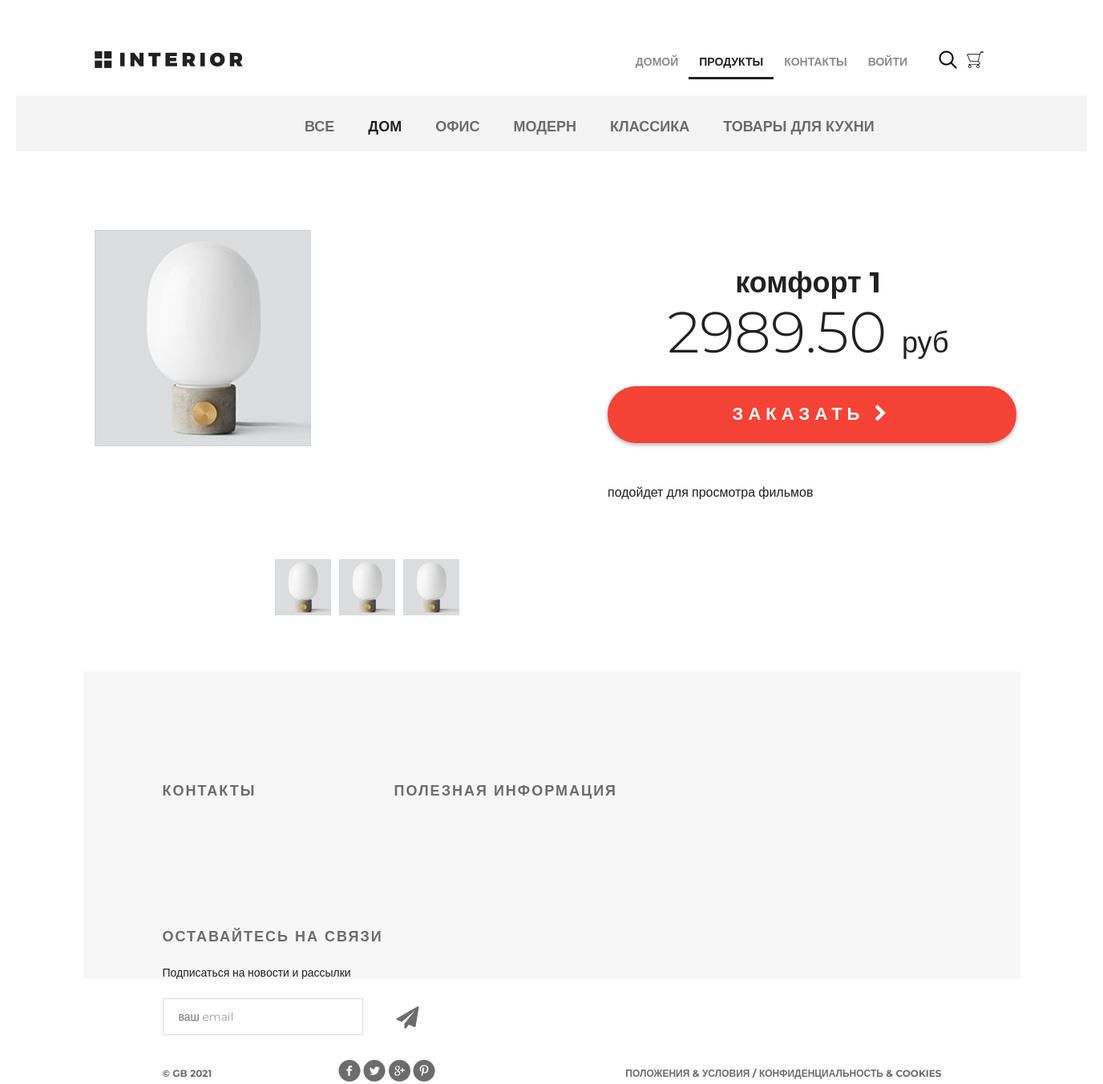
Page /products/product/1/ on the committed database.
### mainapp/models.py (models this page shows, shortened)
class ProductCategory(models.Model):
    id = models.AutoField(primary_key=True)
    name = models.CharField(verbose_name='название категории', max_length=64, unique=True)
    description = models.TextField(verbose_name='описание категории', blank=True)
    is_active = models.BooleanField(verbose_name='категория активна', default=True)

class Product(models.Model):
    id = models.AutoField(primary_key=True)
    category = models.ForeignKey(ProductCategory, on_delete=models.CASCADE)
    name = models.CharField(verbose_name='имя продукта', max_length=128)
    image = models.ImageField(upload_to='products_images', blank=True)
    short_desc = models.CharField(verbose_name='краткое описание продукта', max_length=60, blank=True)
    description = models.TextField(verbose_name='описание продукта', blank=True)
    price = models.DecimalField(verbose_name='цена продукта', max_digits=8, decimal_places=2, default=0)
    quantity = models.PositiveIntegerField(verbose_name='количество на складе', default=0)
    is_active = models.BooleanField(verbose_name='категория активна', default=True)

### mainapp/views.py (the view)
# urls.py: re_path(r'^product/(?P<pk>\d+)/$', mainapp.product, name='product'),
def product(request, pk):
    title = 'продукты'
    links_menu = ProductCategory.objects.filter(is_active=True)
    product = get_object_or_404(Product, pk=pk)
    content = {
        'title': title,
        'links_menu': links_menu,
        'product': product,
    }
    return render(request, 'mainapp/product.html', content)

### mainapp/context_processors.py (called while the page is built)
def basket(request):
    basket_list = []
    if request.user.is_authenticated:
        basket_list = Basket.get_items(user=request.user)
    return {
        'basket': basket_list
    }

### mainapp/templates/mainapp/product.html (shortened to what this page needs)
{% extends 'mainapp/base.html' %}
{% load static %}
{% block content %}
    <div class="details">
        <div class="links clearfix">
            {% include 'mainapp/includes/inc_categories_menu.html' %}
        </div>
        <div class="details-products">
            <div class="details-slider">
                <div class="slider-product">
                    <img src="/media/{{ product.image }}" alt="{{ product.short_desc }}">
                </div>
                <div class="slider-control">
                    <div class="block">
                        <a href="#"><img src="/media/{{ product.image }}" alt="вариант 1">
                        </a>
                    </div>
                    <div class="block">
                        <a href="#"><img src="/media/{{ product.image }}" alt="вариант 2">
                        </a>
                    </div>
                    <div class="block">
                        <a href="#"><img src="/media/{{ product.image }}" alt="вариант 3">
                        </a>
                    </div>
                </div>
            </div>
            <div class="description">
                <h3 class="big-bold">{{ product.name }}</h3>
                <br>
                <p class="price"> {{ product.price }} <span>руб</span></p>
                <a href="{% url 'basket:add' product.pk %}" class="red-button">
                    заказать
                    <i class="fa fa-chevron-right" aria-hidden="true"></i>
                </a>
                <div class="description-text">
                    {{ product.description }}
                </div>
            </div>
        </div>
    </div>
    <div class="clr"></div>
{% endblock %}

### mainapp/templates/mainapp/includes/inc_categories_menu.html
<ul class="links-menu">
    <li>
        <a href="{% url 'products:category' 0 %}" class="{% if request.resolver_match.kwargs.pk == 0 %}active{% endif %}">
            все
        </a>
    </li>
    {% for link in links_menu %}
        <li>
            <a href="{% url 'products:category' link.pk %}" class="{% if request.resolver_match.kwargs.pk|add:'0' == link.pk %}active{% endif %}">
                {{ link.name }}
            </a>
        </li>
    {% endfor %}
</ul>

### static/css/style.css (style rules this page uses)
* { margin: 0; padding: 0; }
body { font-family: 'Montserrat', sans-serif; }
html, body { height: 100%; }
.slider-control .block a img { width: 70px; }
.clr { height: 384px; }
.clearfix:after { content: ""; display: block; clear: both; }
.big-bold { color: #212121; font-size: 36px; font-weight: 700; text-align: left; margin-bottom: 24px; line-height: 36px; }
.links { height: 70px; background-color: #f4f4f4; position: relative; padding-left: 360px; }
.links-menu { margin: 27px auto 0px; position: absolute; }
.links-menu li { float: left; list-style-type: none; padding-right: 42px; }
.links-menu li a { text-decoration: none; color: #6c6c6c; font-size: 18px; font-weight: 700; text-transform: uppercase; }
.links-menu .active { color: #212121; font-size: 18px; font-weight: 700; }
.details-products { padding-left: 98px; padding-right: 98px; margin-top: 98px; height: 551px; }
.details-slider { width: 570px; float: left; margin-right: 30px; }
.slider-product { width: 570px; height: 400px; }
.slider-control { width: 420px; height: 70px; margin: 11px auto 0px; padding-left: 150px }
.slider-control .block { height: 70px; width: 70px; position: relative; float: left; margin-right: 10px; }
.description { width: 535px; float: right; padding-left: 35px }
.description .big-bold { color: #212121; font-size: 36px; font-weight: 700; text-align: center; margin-top: 47px; margin-bottom: 0px; }
.description .price { color: #212121; font-size: 72px; font-weight: 300; line-height: 48px; text-align: center; }
.description .price span { color: #212121; font-size: 36px; font-weight: 300; line-height: 48px; text-align: center; }
.red-button { display: block; height: 71px; width: 510px; border-radius: 35px; background-color: #f44336; text-align: center; text-transform: uppercase; text-decoration: none; color: #ffffff; font-size: 22px; font-weight: 700; line-height: 24px; box-shadow: 0px 2px 4.85px 0.15px rgba(33, 33, 33, 0.35); line-height: 70px; letter-spacing: 6px; margin-top: 31px; }
.description-text { margin-top: 50px; color: #212121; font-size: 16px; font-weight: 300; line-height: 24px; text-align: left; }

### rows in the picture
ProductCategory: name "ДОМ"
ProductCategory: name "ОФИС"
ProductCategory: name "МОДЕРН"
ProductCategory: name "КЛАССИКА"
ProductCategory: name "ТОВАРЫ ДЛЯ КУХНИ"
Product: image (picture), name "комфорт 1", price "2989.50", description "подойдет для просмотра фильмов"
